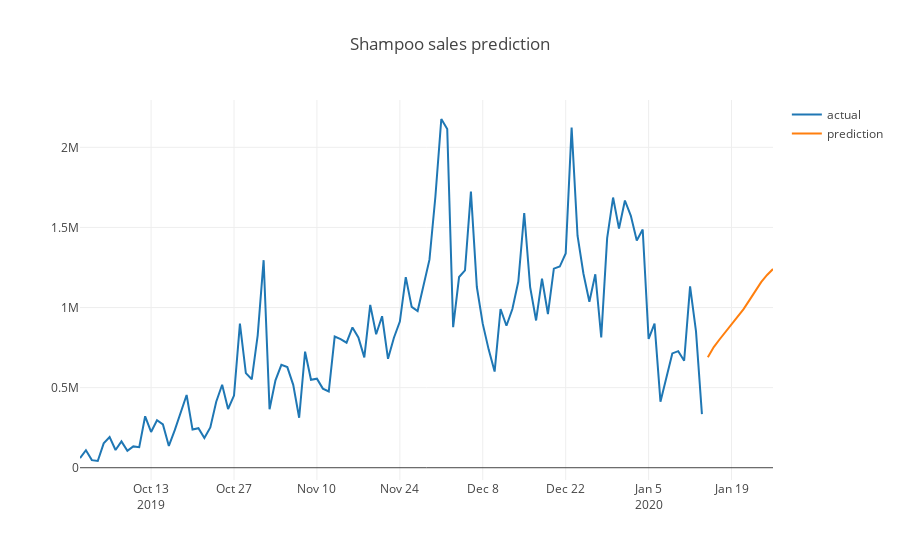

Notebook source saved alongside this figure:
### Code cell
plot_data = [
    go.Scatter(
        x=df_proj.index,
        y=df_proj['sales'],
        name='actual'
    ),
    go.Scatter(
        x=df_proj.index,
        y=df_proj['Prediction'],
        name='prediction'
    )
]

plot_layout = go.Layout(
        title='Shampoo sales prediction'
    )
fig = go.Figure(data=plot_data, layout=plot_layout)
pyoff.iplot(fig)
